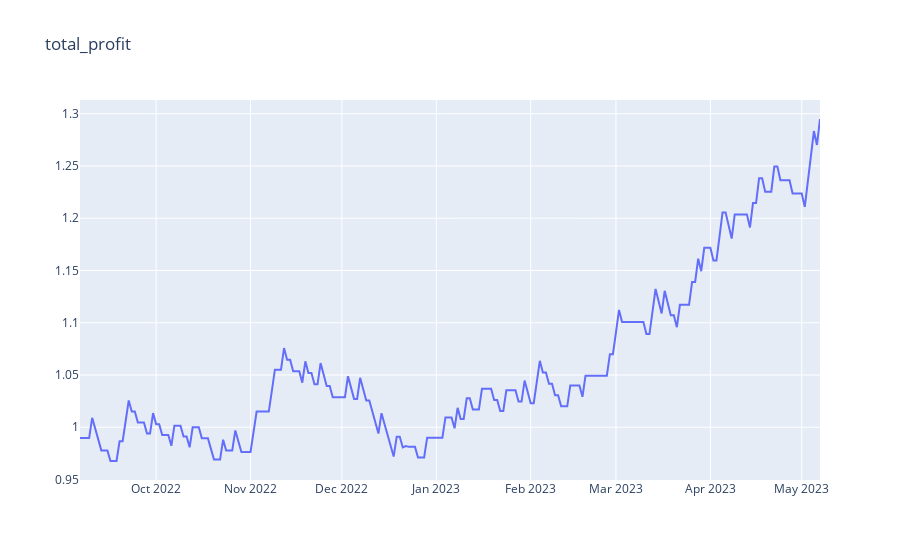

Source (notebook cell):
### Code cell
# plot my_test_env.history['total_profit'] with plotly
import plotly.graph_objects as go
fig = go.Figure()
fig.add_trace(go.Scatter(x=gymdf['Date'][test_frame_bound[0]:test_frame_bound[1]], y=my_test_env.history['total_profit'],
                    mode='lines',
                    name='total_profit'))
fig.update_layout(title='total_profit')
fig.show()
# fig.write_html(f"total_profit_{new_model_name}.html")

### Figure 1 — Plotly figure (JSON) as saved in the notebook; plotly's stock layout.template omitted (floating-point values rounded to 4 significant figures; data arrays with more than 128 entries replaced by an {"elided": "..."} marker saying what was removed)
{"data": [{"mode": "lines", "name": "total_profit", "type": "scatter", "x": {"elided": "245 str values"}, "y": {"elided": "244 float values"}}], "layout": {"title": {"text": "total_profit"}}}
